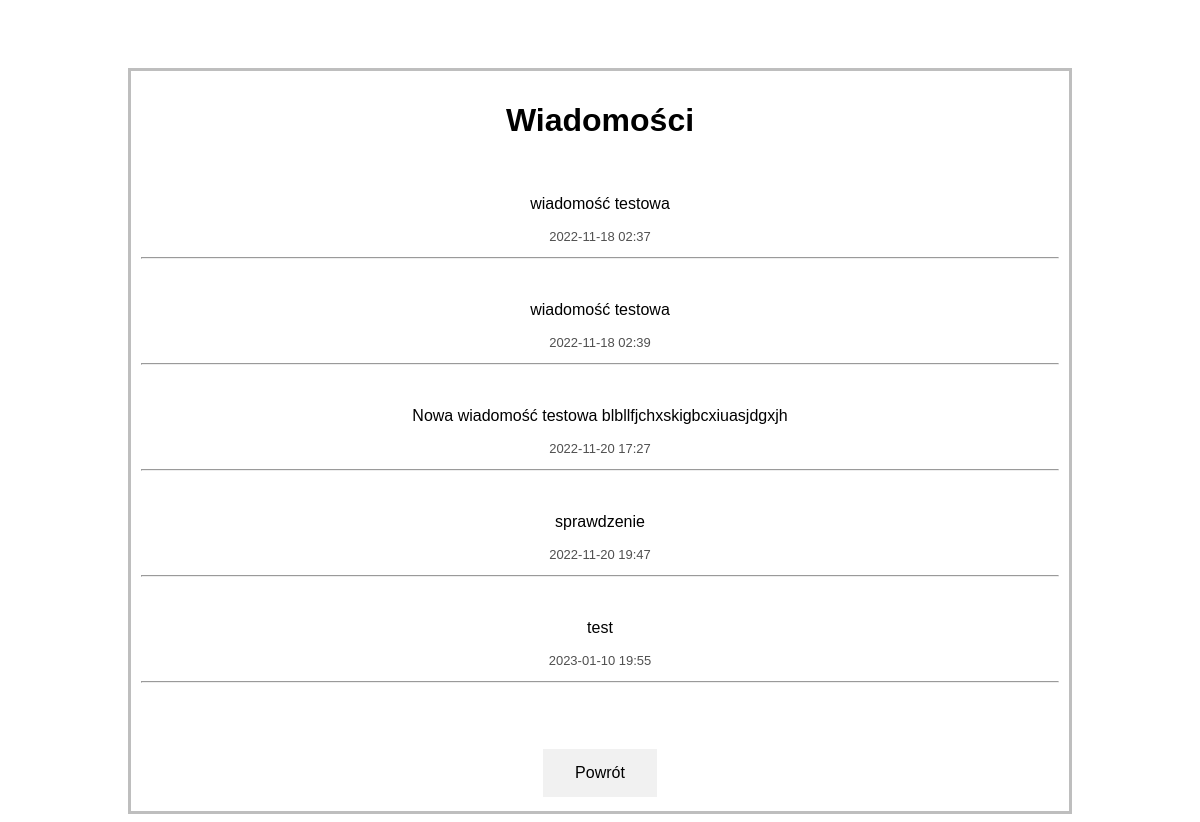
The page /messages (signed in) on the database its author committed.
### tables this page shows
CREATE TABLE Message(
                    id INTEGER PRIMARY KEY AUTOINCREMENT,
                    user_id INTEGER NOT NULL,
                    content  VARCHAR(600),
                    status VARCHAR(30),
                    date TEXT,
                    FOREIGN KEY (user_id) REFERENCES User(id)
                );

### serwer.py (the view)
@app.route("/messages", methods=['GET'])
@login_required
def messages():
    if request.method == 'GET':
        messages = get_messages(current_user.username)
        return render_template("customer/messages.html", messages=messages)

### database/messages_db.py (called while the page is built)
def connect_to_db():
    connection = connect(DB_NAME, check_same_thread=False)
    cursor = connection.cursor()
    return connection, cursor

def fetch_message_records_by_user_id(user_id):
    connection, cursor = connect_to_db()
    data = cursor.execute("SELECT * FROM Message WHERE user_id = ?",[user_id])
    records = cursor.fetchall()
    connection.close()
    return records

### database/user_db.py (called while the page is built)
def connect_to_db():
    connection = connect(DB_NAME, check_same_thread=False)
    cursor = connection.cursor()
    return connection, cursor

def get_user_id_by_username(username):
    connection, cursor = connect_to_db()
    data = cursor.execute("SELECT id FROM User WHERE username = ?", [username])
    records = cursor.fetchall()
    connection.close()
    if len(records) == 0:
        return 0
    else:
        return records[0][0]

def get_user_by_username(username):
    connection, cursor = connect_to_db()
    data = cursor.execute("SELECT * FROM User WHERE username = ?", [username])
    record = cursor.fetchone()
    connection.close()
    return record

### services/templates_service.py (called while the page is built)
def get_messages(username):
    user_id = get_user_id_by_username(username)
    data = fetch_message_records_by_user_id(user_id)
    for row in data:
        message_id = row[0]
        status = row[3]
        if(status == "unread"):
            change_message_status_by_id(message_id, "read")
    return data

### serwer.py (called while the page is built)
@login_manager.user_loader
def user_loader(username):
    if username is None:
        return None
    row = get_user_by_username(username)
    try:
        username = row[1]
        password = row[2]
    except:
        return None
    user = User()
    user.id = username
    user.username = username
    user.password = password
    return user

### templates/customer/messages.html (shortened to what this page needs)
<!doctype html>
<html lang="pl">
    <head>
        <link rel="stylesheet" type="text/css" href="../../static/css/styles.css"/>
    </head>
    <body class="padmessages">
        <div class="center">
            <h1>Wiadomości</h1>
            {% for message in messages %}
            <br>
            <p> {{ message.2 }}</p>
            <p style="color:rgb(80, 80, 80); font-size:13px"> {{ message.4[:-10] }}</p><hr>
            {% endfor %}
            <br><br><br>
            <a href="/profile_page">
                <button class="button">Powrót</button>
            </a>
        </div>
    </body>
</html>

### static/css/styles.css (style rules this page uses)
body { font-family: arial, sans-serif; }
.center { margin: auto; border: 3px solid #bebebe; padding: 10px; text-align: center; }
.padmessages { padding-top: 5%; padding-left: 10%; padding-right: 10%; }
.button { border: none; color: white; padding: 15px 32px; text-align: center; text-decoration: none; display: inline-block; font-size: 16px; margin: 4px 2px; transition-duration: 0.4s; cursor: pointer; background-color: #f1f1f1; color: black; border: 0px solid rgb(80, 80, 80); }

### rows shown on the page
Message: content "wiadomość testowa", date "2022-11-18 02:37"
Message: content "wiadomość testowa", date "2022-11-18 02:39"
Message: content "Nowa wiadomość testowa blbllfjchxskigbcxiuasjdgxjh", date "2022-11-20 17:27"
Message: content "sprawdzenie", date "2022-11-20 19:47"
Message: content "test", date "2023-01-10 19:55"
